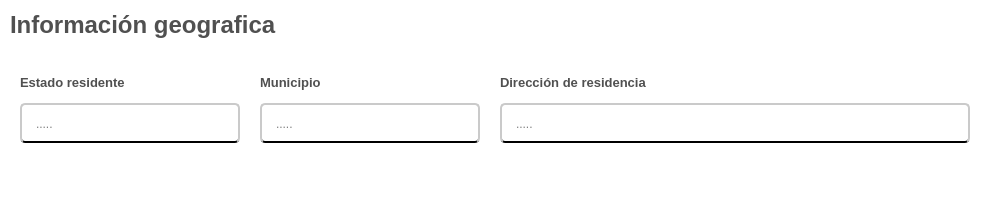
              <widget class="QFrame" name="info_geografica">
               <property name="sizePolicy">
                <sizepolicy hsizetype="Preferred" vsizetype="Preferred">
                 <horstretch>0</horstretch>
                 <verstretch>10</verstretch>
                </sizepolicy>
               </property>
               <property name="minimumSize">
                <size>
                 <width>1000</width>
                 <height>200</height>
                </size>
               </property>
               <property name="styleSheet">
                <string notr="true">QFrame{

	background-color: rgb(255, 255, 255);

}</string>
               </property>
               <property name="frameShape">
                <enum>QFrame::NoFrame</enum>
               </property>
               <property name="frameShadow">
                <enum>QFrame::Raised</enum>
               </property>
               <layout class="QVBoxLayout" name="verticalLayout_8">
                <property name="leftMargin">
                 <number>10</number>
                </property>
                <item>
                 <widget class="QLabel" name="label_titulo_del_segmento_info_geografica">
                  <property name="maximumSize">
                   <size>
                    <width>16777215</width>
                    <height>30</height>
                   </size>
                  </property>
                  <property name="font">
                   <font>
                    <family>Arial</family>
                    <pointsize>18</pointsize>
                    <weight>75</weight>
                    <bold>true</bold>
                   </font>
                  </property>
                  <property name="styleSheet">
                   <string notr="true">QLabel{
	

	
	color: rgb(80, 80, 80);

	border-color: #ffffff;


}
</string>
                  </property>
                  <property name="text">
                   <string>Información geografica</string>
                  </property>
                  <property name="scaledContents">
                   <bool>false</bool>
                  </property>
                 </widget>
                </item>
                <item>
                 <widget class="QFrame" name="espacio_para_preguntas">
                  <property name="styleSheet">
                   <string notr="true">border-radius:0px;
/*border:1px solid;*/</string>
                  </property>
                  <property name="frameShape">
                   <enum>QFrame::StyledPanel</enum>
                  </property>
                  <property name="frameShadow">
                   <enum>QFrame::Raised</enum>
                  </property>
                  <layout class="QGridLayout" name="gridLayout_4">
                   <property name="leftMargin">
                    <number>10</number>
                   </property>
                   <property name="topMargin">
                    <number>30</number>
                   </property>
                   <property name="bottomMargin">
                    <number>30</number>
                   </property>
                   <property name="horizontalSpacing">
                    <number>20</number>
                   </property>
                   <item row="0" column="0" alignment="Qt::AlignTop">
                    <widget class="QLabel" name="label_estado_residente">
                     <property name="maximumSize">
                      <size>
                       <width>16777215</width>
                       <height>20</height>
                      </size>
                     </property>
                     <property name="font">
                      <font>
                       <family>Arial</family>
                       <pointsize>10</pointsize>
                       <weight>75</weight>
                       <bold>true</bold>
                      </font>
                     </property>
                     <property name="styleSheet">
                      <string notr="true">QLabel{
		
	color: rgb(80, 80, 80);

	border-color: #ffffff;


}
</string>
                     </property>
                     <property name="text">
                      <string>Estado residente</string>
                     </property>
                     <property name="scaledContents">
                      <bool>false</bool>
                     </property>
                    </widget>
                   </item>
                   <item row="0" column="1" alignment="Qt::AlignTop">
                    <widget class="QLabel" name="label_municipio">
                     <property name="maximumSize">
                      <size>
                       <width>16777215</width>
                       <height>20</height>
                      </size>
                     </property>
                     <property name="font">
                      <font>
                       <family>Arial</family>
                       <pointsize>10</pointsize>
                       <weight>75</weight>
                       <bold>true</bold>
                      </font>
                     </property>
                     <property name="styleSheet">
                      <string notr="true">QLabel{
		
	color: rgb(80, 80, 80);

	border-color: #ffffff;


}
</string>
                     </property>
                     <property name="text">
                      <string>Municipio</string>
                     </property>
                     <property name="scaledContents">
                      <bool>false</bool>
                     </property>
                    </widget>
                   </item>
                   <item row="0" column="2" alignment="Qt::AlignTop">
                    <widget class="QLabel" name="label_direccion_recidencia">
                     <property name="sizePolicy">
                      <sizepolicy hsizetype="Preferred" vsizetype="Preferred">
                       <horstretch>0</horstretch>
                       <verstretch>20</verstretch>
                      </sizepolicy>
                     </property>
                     <property name="maximumSize">
                      <size>
                       <width>16777215</width>
                       <height>20</height>
                      </size>
                     </property>
                     <property name="font">
                      <font>
                       <family>Arial</family>
                       <pointsize>10</pointsize>
                       <weight>75</weight>
                       <bold>true</bold>
                      </font>
                     </property>
                     <property name="styleSheet">
                      <string notr="true">QLabel{
		
	color: rgb(80, 80, 80);

	border-color: #ffffff;


}
</string>
                     </property>
                     <property name="text">
                      <string>Dirección de residencia</string>
                     </property>
                     <property name="scaledContents">
                      <bool>false</bool>
                     </property>
                    </widget>
                   </item>
                   <item row="1" column="0" alignment="Qt::AlignTop">
                    <widget class="QLineEdit" name="input_estado_residente">
                     <property name="sizePolicy">
                      <sizepolicy hsizetype="Fixed" vsizetype="Fixed">
                       <horstretch>0</horstretch>
                       <verstretch>20</verstretch>
                      </sizepolicy>
                     </property>
                     <property name="minimumSize">
                      <size>
                       <width>220</width>
                       <height>40</height>
                      </size>
                     </property>
                     <property name="styleSheet">
                      <string notr="true">QLineEdit{
	
	background-color: rgb(255, 255, 255);
	font: 12pt &quot;Arial&quot;;
	border-radius:5px;
	padding-left: 12px;
 padding-right:12px;
	padding-top:1px;
	border-bottom:2px solid black  ;
	border-top: 2px solid rgb(202, 202, 202);
	border-left: 2px solid rgb(202, 202, 202);
	border-right: 2px solid rgb(202, 202, 202);

}

QLineEdit:focus{

	border: 2px solid rgb(17, 192, 255)



}
</string>
                     </property>
                     <property name="placeholderText">
                      <string>.....</string>
                     </property>
                    </widget>
                   </item>
                   <item row="1" column="1" alignment="Qt::AlignTop">
                    <widget class="QLineEdit" name="input_municipio">
                     <property name="sizePolicy">
                      <sizepolicy hsizetype="Fixed" vsizetype="Fixed">
                       <horstretch>0</horstretch>
                       <verstretch>50</verstretch>
                      </sizepolicy>
                     </property>
                     <property name="minimumSize">
                      <size>
                       <width>220</width>
                       <height>40</height>
                      </size>
                     </property>
                     <property name="styleSheet">
                      <string notr="true">QLineEdit{
	
	background-color: rgb(255, 255, 255);
	font: 12pt &quot;Arial&quot;;
	border-radius:5px;
	padding-left: 12px;
 padding-right:12px;
	padding-top:1px;
	border-bottom:2px solid black  ;
	border-top: 2px solid rgb(202, 202, 202);
	border-left: 2px solid rgb(202, 202, 202);
	border-right: 2px solid rgb(202, 202, 202);

}

QLineEdit:focus{

	border: 2px solid rgb(17, 192, 255)



}
</string>
                     </property>
                     <property name="placeholderText">
                      <string>.....</string>
                     </property>
                    </widget>
                   </item>
                   <item row="1" column="2" alignment="Qt::AlignLeft|Qt::AlignTop">
                    <widget class="QLineEdit" name="input_direccion_residencia">
                     <property name="sizePolicy">
                      <sizepolicy hsizetype="Fixed" vsizetype="Fixed">
                       <horstretch>0</horstretch>
                       <verstretch>20</verstretch>
                      </sizepolicy>
                     </property>
                     <property name="minimumSize">
                      <size>
                       <width>470</width>
                       <height>40</height>
                      </size>
                     </property>
                     <property name="styleSheet">
                      <string notr="true">QLineEdit{
	
	background-color: rgb(255, 255, 255);
	font: 12pt &quot;Arial&quot;;
	border-radius:5px;
	padding-left: 12px;
 padding-right:12px;
	padding-top:1px;
	border-bottom:2px solid black  ;
	border-top: 2px solid rgb(202, 202, 202);
	border-left: 2px solid rgb(202, 202, 202);
	border-right: 2px solid rgb(202, 202, 202);

}

QLineEdit:focus{

	border: 2px solid rgb(17, 192, 255)



}
</string>
                     </property>
                     <property name="placeholderText">
                      <string>.....</string>
                     </property>
                    </widget>
                   </item>
                  </layout>
                  <zorder>input_estado_residente</zorder>
                  <zorder>input_municipio</zorder>
                  <zorder>label_direccion_recidencia</zorder>
                  <zorder>label_municipio</zorder>
                  <zorder>label_estado_residente</zorder>
                  <zorder>input_direccion_residencia</zorder>
                 </widget>
                </item>
               </layout>
              </widget>
